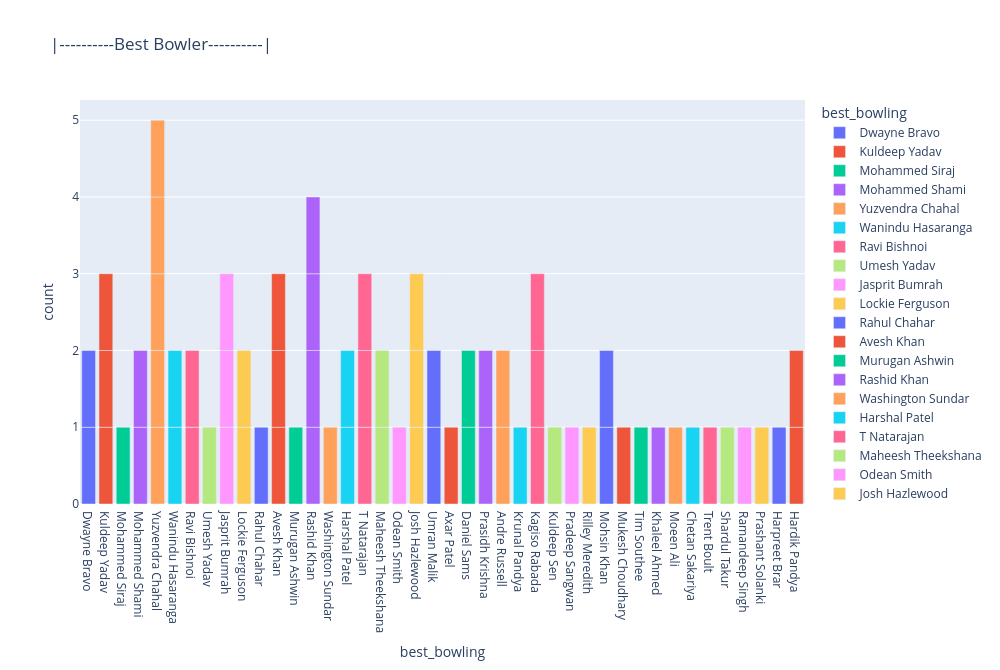

Write notebook code for a chart like this one.
### Markdown cell above
## 3. Extract best bowler list in IPL 2022.

### Code cell
px.bar(data, x ="best_bowling", color ="best_bowling", width = 1000, height = 670
      , title = '|----------Best Bowler----------|')

### Figure 1 — Plotly figure (JSON) as saved in the notebook; plotly's stock layout.template omitted (floating-point values rounded to 4 significant figures)
{"data": [{"alignmentgroup": "True", "hovertemplate": "best_bowling=%{x}<br>count=%{y}<extra></extra>", "legendgroup": "Dwayne Bravo", "marker": {"color": "#636efa", "pattern": {"shape": ""}}, "name": "Dwayne Bravo", "offsetgroup": "Dwayne Bravo", "orientation": "v", "showlegend": true, "textposition": "auto", "type": "bar", "x": ["Dwayne Bravo", "Dwayne Bravo"], "xaxis": "x", "y": [1, 1], "yaxis": "y"}, {"alignmentgroup": "True", "hovertemplate": "best_bowling=%{x}<br>count=%{y}<extra></extra>", "legendgroup": "Kuldeep Yadav", "marker": {"color": "#EF553B", "pattern": {"shape": ""}}, "name": "Kuldeep Yadav", "offsetgroup": "Kuldeep Yadav", "orientation": "v", "showlegend": true, "textposition": "auto", "type": "bar", "x": ["Kuldeep Yadav", "Kuldeep Yadav", "Kuldeep Yadav"], "xaxis": "x", "y": [1, 1, 1], "yaxis": "y"}, {"alignmentgroup": "True", "hovertemplate": "best_bowling=%{x}<br>count=%{y}<extra></extra>", "legendgroup": "Mohammed Siraj", "marker": {"color": "#00cc96", "pattern": {"shape": ""}}, "name": "Mohammed Siraj", "offsetgroup": "Mohammed Siraj", "orientation": "v", "showlegend": true, "textposition": "auto", "type": "bar", "x": ["Mohammed Siraj"], "xaxis": "x", "y": [1], "yaxis": "y"}, {"alignmentgroup": "True", "hovertemplate": "best_bowling=%{x}<br>count=%{y}<extra></extra>", "legendgroup": "Mohammed Shami", "marker": {"color": "#ab63fa", "pattern": {"shape": ""}}, "name": "Mohammed Shami", "offsetgroup": "Mohammed Shami", "orientation": "v", "showlegend": true, "textposition": "auto", "type": "bar", "x": ["Mohammed Shami", "Mohammed Shami"], "xaxis": "x", "y": [1, 1], "yaxis": "y"}, {"alignmentgroup": "True", "hovertemplate": "best_bowling=%{x}<br>count=%{y}<extra></extra>", "legendgroup": "Yuzvendra Chahal", "marker": {"color": "#FFA15A", "pattern": {"shape": ""}}, "name": "Yuzvendra Chahal", "offsetgroup": "Yuzvendra Chahal", "orientation": "v", "showlegend": true, "textposition": "auto", "type": "bar", "x": ["Yuzvendra Chahal", "Yuzvendra Chahal", "Yuzvendra Chahal", "Yuzvendra Chahal", "Yuzvendra Chahal"], "xaxis": "x", "y": [1, 1, 1, 1, 1], "yaxis": "y"}, {"alignmentgroup": "True", "hovertemplate": "best_bowling=%{x}<br>count=%{y}<extra></extra>", "legendgroup": "Wanindu Hasaranga", "marker": {"color": "#19d3f3", "pattern": {"shape": ""}}, "name": "Wanindu Hasaranga", "offsetgroup": "Wanindu Hasaranga", "orientation": "v", "showlegend": true, "textposition": "auto", "type": "bar", "x": ["Wanindu Hasaranga", "Wanindu Hasaranga"], "xaxis": "x", "y": [1, 1], "yaxis": "y"}, {"alignmentgroup": "True", "hovertemplate": "best_bowling=%{x}<br>count=%{y}<extra></extra>", "legendgroup": "Ravi Bishnoi", "marker": {"color": "#FF6692", "pattern": {"shape": ""}}, "name": "Ravi Bishnoi", "offsetgroup": "Ravi Bishnoi", "orientation": "v", "showlegend": true, "textposition": "auto", "type": "bar", "x": ["Ravi Bishnoi", "Ravi Bishnoi"], "xaxis": "x", "y": [1, 1], "yaxis": "y"}, {"alignmentgroup": "True", "hovertemplate": "best_bowling=%{x}<br>count=%{y}<extra></extra>", "legendgroup": "Umesh Yadav", "marker": {"color": "#B6E880", "pattern": {"shape": ""}}, "name": "Umesh Yadav", "offsetgroup": "Umesh Yadav", "orientation": "v", "showlegend": true, "textposition": "auto", "type": "bar", "x": ["Umesh Yadav"], "xaxis": "x", "y": [1], "yaxis": "y"}, {"alignmentgroup": "True", "hovertemplate": "best_bowling=%{x}<br>count=%{y}<extra></extra>", "legendgroup": "Jasprit Bumrah", "marker": {"color": "#FF97FF", "pattern": {"shape": ""}}, "name": "Jasprit Bumrah", "offsetgroup": "Jasprit Bumrah", "orientation": "v", "showlegend": true, "textposition": "auto", "type": "bar", "x": ["Jasprit Bumrah", "Jasprit Bumrah", "Jasprit Bumrah"], "xaxis": "x", "y": [1, 1, 1], "yaxis": "y"}, {"alignmentgroup": "True", "hovertemplate": "best_bowling=%{x}<br>count=%{y}<extra></extra>", "legendgroup": "Lockie Ferguson", "marker": {"color": "#FECB52", "pattern": {"shape": ""}}, "name": "Lockie Ferguson", "offsetgroup": "Lockie Ferguson", "orientation": "v", "showlegend": true, "textposition": "auto", "type": "bar", "x": ["Lockie Ferguson", "Lockie Ferguson"], "xaxis": "x", "y": [1, 1], "yaxis": "y"}, {"alignmentgroup": "True", "hovertemplate": "best_bowling=%{x}<br>count=%{y}<extra></extra>", "legendgroup": "Rahul Chahar", "marker": {"color": "#636efa", "pattern": {"shape": ""}}, "name": "Rahul Chahar", "offsetgroup": "Rahul Chahar", "orientation": "v", "showlegend": true, "textposition": "auto", "type": "bar", "x": ["Rahul Chahar"], "xaxis": "x", "y": [1], "yaxis": "y"}, {"alignmentgroup": "True", "hovertemplate": "best_bowling=%{x}<br>count=%{y}<extra></extra>", "legendgroup": "Avesh Khan", "marker": {"color": "#EF553B", "pattern": {"shape": ""}}, "name": "Avesh Khan", "offsetgroup": "Avesh Khan", "orientation": "v", "showlegend": true, "textposition": "auto", "type": "bar", "x": ["Avesh Khan", "Avesh Khan", "Avesh Khan"], "xaxis": "x", "y": [1, 1, 1], "yaxis": "y"}, {"alignmentgroup": "True", "hovertemplate": "best_bowling=%{x}<br>count=%{y}<extra></extra>", "legendgroup": "Murugan Ashwin", "marker": {"color": "#00cc96", "pattern": {"shape": ""}}, "name": "Murugan Ashwin", "offsetgroup": "Murugan Ashwin", "orientation": "v", "showlegend": true, "textposition": "auto", "type": "bar", "x": ["Murugan Ashwin"], "xaxis": "x", "y": [1], "yaxis": "y"}, {"alignmentgroup": "True", "hovertemplate": "best_bowling=%{x}<br>count=%{y}<extra></extra>", "legendgroup": "Rashid Khan", "marker": {"color": "#ab63fa", "pattern": {"shape": ""}}, "name": "Rashid Khan", "offsetgroup": "Rashid Khan", "orientation": "v", "showlegend": true, "textposition": "auto", "type": "bar", "x": ["Rashid Khan", "Rashid Khan", "Rashid Khan", "Rashid Khan"], "xaxis": "x", "y": [1, 1, 1, 1], "yaxis": "y"}, {"alignmentgroup": "True", "hovertemplate": "best_bowling=%{x}<br>count=%{y}<extra></extra>", "legendgroup": "Washington Sundar", "marker": {"color": "#FFA15A", "pattern": {"shape": ""}}, "name": "Washington Sundar", "offsetgroup": "Washington Sundar", "orientation": "v", "showlegend": true, "textposition": "auto", "type": "bar", "x": ["Washington Sundar"], "xaxis": "x", "y": [1], "yaxis": "y"}, {"alignmentgroup": "True", "hovertemplate": "best_bowling=%{x}<br>count=%{y}<extra></extra>", "legendgroup": "Harshal Patel", "marker": {"color": "#19d3f3", "pattern": {"shape": ""}}, "name": "Harshal Patel", "offsetgroup": "Harshal Patel", "orientation": "v", "showlegend": true, "textposition": "auto", "type": "bar", "x": ["Harshal Patel", "Harshal Patel"], "xaxis": "x", "y": [1, 1], "yaxis": "y"}, {"alignmentgroup": "True", "hovertemplate": "best_bowling=%{x}<br>count=%{y}<extra></extra>", "legendgroup": "T Natarajan", "marker": {"color": "#FF6692", "pattern": {"shape": ""}}, "name": "T Natarajan", "offsetgroup": "T Natarajan", "orientation": "v", "showlegend": true, "textposition": "auto", "type": "bar", "x": ["T Natarajan", "T Natarajan", "T Natarajan"], "xaxis": "x", "y": [1, 1, 1], "yaxis": "y"}, {"alignmentgroup": "True", "hovertemplate": "best_bowling=%{x}<br>count=%{y}<extra></extra>", "legendgroup": "Maheesh Theekshana", "marker": {"color": "#B6E880", "pattern": {"shape": ""}}, "name": "Maheesh Theekshana", "offsetgroup": "Maheesh Theekshana", "orientation": "v", "showlegend": true, "textposition": "auto", "type": "bar", "x": ["Maheesh Theekshana", "Maheesh Theekshana"], "xaxis": "x", "y": [1, 1], "yaxis": "y"}, {"alignmentgroup": "True", "hovertemplate": "best_bowling=%{x}<br>count=%{y}<extra></extra>", "legendgroup": "Odean Smith", "marker": {"color": "#FF97FF", "pattern": {"shape": ""}}, "name": "Odean Smith", "offsetgroup": "Odean Smith", "orientation": "v", "showlegend": true, "textposition": "auto", "type": "bar", "x": ["Odean Smith"], "xaxis": "x", "y": [1], "yaxis": "y"}, {"alignmentgroup": "True", "hovertemplate": "best_bowling=%{x}<br>count=%{y}<extra></extra>", "legendgroup": "Josh Hazlewood", "marker": {"color": "#FECB52", "pattern": {"shape": ""}}, "name": "Josh Hazlewood", "offsetgroup": "Josh Hazlewood", "orientation": "v", "showlegend": true, "textposition": "auto", "type": "bar", "x": ["Josh Hazlewood", "Josh Hazlewood", "Josh Hazlewood"], "xaxis": "x", "y": [1, 1, 1], "yaxis": "y"}, {"alignmentgroup": "True", "hovertemplate": "best_bowling=%{x}<br>count=%{y}<extra></extra>", "legendgroup": "Umran Malik", "marker": {"color": "#636efa", "pattern": {"shape": ""}}, "name": "Umran Malik", "offsetgroup": "Umran Malik", "orientation": "v", "showlegend": true, "textposition": "auto", "type": "bar", "x": ["Umran Malik", "Umran Malik"], "xaxis": "x", "y": [1, 1], "yaxis": "y"}, {"alignmentgroup": "True", "hovertemplate": "best_bowling=%{x}<br>count=%{y}<extra></extra>", "legendgroup": "Axar Patel", "marker": {"color": "#EF553B", "pattern": {"shape": ""}}, "name": "Axar Patel", "offsetgroup": "Axar Patel", "orientation": "v", "showlegend": true, "textposition": "auto", "type": "bar", "x": ["Axar Patel"], "xaxis": "x", "y": [1], "yaxis": "y"}, {"alignmentgroup": "True", "hovertemplate": "best_bowling=%{x}<br>count=%{y}<extra></extra>", "legendgroup": "Daniel Sams", "marker": {"color": "#00cc96", "pattern": {"shape": ""}}, "name": "Daniel Sams", "offsetgroup": "Daniel Sams", "orientation": "v", "showlegend": true, "textposition": "auto", "type": "bar", "x": ["Daniel Sams", "Daniel Sams"], "xaxis": "x", "y": [1, 1], "yaxis": "y"}, {"alignmentgroup": "True", "hovertemplate": "best_bowling=%{x}<br>count=%{y}<extra></extra>", "legendgroup": "Prasidh Krishna", "marker": {"color": "#ab63fa", "pattern": {"shape": ""}}, "name": "Prasidh Krishna", "offsetgroup": "Prasidh Krishna", "orientation": "v", "showlegend": true, "textposition": "auto", "type": "bar", "x": ["Prasidh Krishna", "Prasidh Krishna"], "xaxis": "x", "y": [1, 1], "yaxis": "y"}, {"alignmentgroup": "True", "hovertemplate": "best_bowling=%{x}<br>count=%{y}<extra></extra>", "legendgroup": "Andre Russell", "marker": {"color": "#FFA15A", "pattern": {"shape": ""}}, "name": "Andre Russell", "offsetgroup": "Andre Russell", "orientation": "v", "showlegend": true, "textposition": "auto", "type": "bar", "x": ["Andre Russell", "Andre Russell"], "xaxis": "x", "y": [1, 1], "yaxis": "y"}, {"alignmentgroup": "True", "hovertemplate": "best_bowling=%{x}<br>count=%{y}<extra></extra>", "legendgroup": "Krunal Pandya", "marker": {"color": "#19d3f3", "pattern": {"shape": ""}}, "name": "Krunal Pandya", "offsetgroup": "Krunal Pandya", "orientation": "v", "showlegend": true, "textposition": "auto", "type": "bar", "x": ["Krunal Pandya"], "xaxis": "x", "y": [1], "yaxis": "y"}, {"alignmentgroup": "True", "hovertemplate": "best_bowling=%{x}<br>count=%{y}<extra></extra>", "legendgroup": "Kagiso Rabada", "marker": {"color": "#FF6692", "pattern": {"shape": ""}}, "name": "Kagiso Rabada", "offsetgroup": "Kagiso Rabada", "orientation": "v", "showlegend": true, "textposition": "auto", "type": "bar", "x": ["Kagiso Rabada", "Kagiso Rabada", "Kagiso Rabada"], "xaxis": "x", "y": [1, 1, 1], "yaxis": "y"}, {"alignmentgroup": "True", "hovertemplate": "best_bowling=%{x}<br>count=%{y}<extra></extra>", "legendgroup": "Kuldeep Sen", "marker": {"color": "#B6E880", "pattern": {"shape": ""}}, "name": "Kuldeep Sen", "offsetgroup": "Kuldeep Sen", "orientation": "v", "showlegend": true, "textposition": "auto", "type": "bar", "x": ["Kuldeep Sen"], "xaxis": "x", "y": [1], "yaxis": "y"}, {"alignmentgroup": "True", "hovertemplate": "best_bowling=%{x}<br>count=%{y}<extra></extra>", "legendgroup": "Pradeep Sangwan", "marker": {"color": "#FF97FF", "pattern": {"shape": ""}}, "name": "Pradeep Sangwan", "offsetgroup": "Pradeep Sangwan", "orientation": "v", "showlegend": true, "textposition": "auto", "type": "bar", "x": ["Pradeep Sangwan"], "xaxis": "x", "y": [1], "yaxis": "y"}, {"alignmentgroup": "True", "hovertemplate": "best_bowling=%{x}<br>count=%{y}<extra></extra>", "legendgroup": "Rilley Meredith", "marker": {"color": "#FECB52", "pattern": {"shape": ""}}, "name": "Rilley Meredith", "offsetgroup": "Rilley Meredith", "orientation": "v", "showlegend": true, "textposition": "auto", "type": "bar", "x": ["Rilley Meredith"], "xaxis": "x", "y": [1], "yaxis": "y"}, {"alignmentgroup": "True", "hovertemplate": "best_bowling=%{x}<br>count=%{y}<extra></extra>", "legendgroup": "Mohsin Khan", "marker": {"color": "#636efa", "pattern": {"shape": ""}}, "name": "Mohsin Khan", "offsetgroup": "Mohsin Khan", "orientation": "v", "showlegend": true, "textposition": "auto", "type": "bar", "x": ["Mohsin Khan", "Mohsin Khan"], "xaxis": "x", "y": [1, 1], "yaxis": "y"}, {"alignmentgroup": "True", "hovertemplate": "best_bowling=%{x}<br>count=%{y}<extra></extra>", "legendgroup": "Mukesh Choudhary", "marker": {"color": "#EF553B", "pattern": {"shape": ""}}, "name": "Mukesh Choudhary", "offsetgroup": "Mukesh Choudhary", "orientation": "v", "showlegend": true, "textposition": "auto", "type": "bar", "x": ["Mukesh Choudhary"], "xaxis": "x", "y": [1], "yaxis": "y"}, {"alignmentgroup": "True", "hovertemplate": "best_bowling=%{x}<br>count=%{y}<extra></extra>", "legendgroup": "Tim Southee", "marker": {"color": "#00cc96", "pattern": {"shape": ""}}, "name": "Tim Southee", "offsetgroup": "Tim Southee", "orientation": "v", "showlegend": true, "textposition": "auto", "type": "bar", "x": ["Tim Southee"], "xaxis": "x", "y": [1], "yaxis": "y"}, {"alignmentgroup": "True", "hovertemplate": "best_bowling=%{x}<br>count=%{y}<extra></extra>", "legendgroup": "Khaleel Ahmed", "marker": {"color": "#ab63fa", "pattern": {"shape": ""}}, "name": "Khaleel Ahmed", "offsetgroup": "Khaleel Ahmed", "orientation": "v", "showlegend": true, "textposition": "auto", "type": "bar", "x": ["Khaleel Ahmed"], "xaxis": "x", "y": [1], "yaxis": "y"}, {"alignmentgroup": "True", "hovertemplate": "best_bowling=%{x}<br>count=%{y}<extra></extra>", "legendgroup": "Moeen Ali", "marker": {"color": "#FFA15A", "pattern": {"shape": ""}}, "name": "Moeen Ali", "offsetgroup": "Moeen Ali", "orientation": "v", "showlegend": true, "textposition": "auto", "type": "bar", "x": ["Moeen Ali"], "xaxis": "x", "y": [1], "yaxis": "y"}, {"alignmentgroup": "True", "hovertemplate": "best_bowling=%{x}<br>count=%{y}<extra></extra>", "legendgroup": "Chetan Sakariya", "marker": {"color": "#19d3f3", "pattern": {"shape": ""}}, "name": "Chetan Sakariya", "offsetgroup": "Chetan Sakariya", "orientation": "v", "showlegend": true, "textposition": "auto", "type": "bar", "x": ["Chetan Sakariya"], "xaxis": "x", "y": [1], "yaxis": "y"}, {"alignmentgroup": "True", "hovertemplate": "best_bowling=%{x}<br>count=%{y}<extra></extra>", "legendgroup": "Trent Boult", "marker": {"color": "#FF6692", "pattern": {"shape": ""}}, "name": "Trent Boult", "offsetgroup": "Trent Boult", "orientation": "v", "showlegend": true, "textposition": "auto", "type": "bar", "x": ["Trent Boult"], "xaxis": "x", "y": [1], "yaxis": "y"}, {"alignmentgroup": "True", "hovertemplate": "best_bowling=%{x}<br>count=%{y}<extra></extra>", "legendgroup": "Shardul Takur", "marker": {"color": "#B6E880", "pattern": {"shape": ""}}, "name": "Shardul Takur", "offsetgroup": "Shardul Takur", "orientation": "v", "showlegend": true, "textposition": "auto", "type": "bar", "x": ["Shardul Takur"], "xaxis": "x", "y": [1], "yaxis": "y"}, {"alignmentgroup": "True", "hovertemplate": "best_bowling=%{x}<br>count=%{y}<extra></extra>", "legendgroup": "Ramandeep Singh", "marker": {"color": "#FF97FF", "pattern": {"shape": ""}}, "name": "Ramandeep Singh", "offsetgroup": "Ramandeep Singh", "orientation": "v", "showlegend": true, "textposition": "auto", "type": "bar", "x": ["Ramandeep Singh"], "xaxis": "x", "y": [1], "yaxis": "y"}, {"alignmentgroup": "True", "hovertemplate": "best_bowling=%{x}<br>count=%{y}<extra></extra>", "legendgroup": "Prashant Solanki", "marker": {"color": "#FECB52", "pattern": {"shape": ""}}, "name": "Prashant Solanki", "offsetgroup": "Prashant Solanki", "orientation": "v", "showlegend": true, "textposition": "auto", "type": "bar", "x": ["Prashant Solanki"], "xaxis": "x", "y": [1], "yaxis": "y"}, {"alignmentgroup": "True", "hovertemplate": "best_bowling=%{x}<br>count=%{y}<extra></extra>", "legendgroup": "Harpreet Brar", "marker": {"color": "#636efa", "pattern": {"shape": ""}}, "name": "Harpreet Brar", "offsetgroup": "Harpreet Brar", "orientation": "v", "showlegend": true, "textposition": "auto", "type": "bar", "x": ["Harpreet Brar"], "xaxis": "x", "y": [1], "yaxis": "y"}, {"alignmentgroup": "True", "hovertemplate": "best_bowling=%{x}<br>count=%{y}<extra></extra>", "legendgroup": "Hardik Pandya", "marker": {"color": "#EF553B", "pattern": {"shape": ""}}, "name": "Hardik Pandya", "offsetgroup": "Hardik Pandya", "orientation": "v", "showlegend": true, "textposition": "auto", "type": "bar", "x": ["Hardik Pandya", "Hardik Pandya"], "xaxis": "x", "y": [1, 1], "yaxis": "y"}], "layout": {"barmode": "relative", "height": 670, "legend": {"title": {"text": "best_bowling"}, "tracegroupgap": 0}, "title": {"text": "|----------Best Bowler----------|"}, "width": 1000, "xaxis": {"anchor": "y", "autorange": true, "categoryarray": ["Dwayne Bravo", "Kuldeep Yadav", "Mohammed Siraj", "Mohammed Shami", "Yuzvendra Chahal", "Wanindu Hasaranga", "Ravi Bishnoi", "Umesh Yadav", "Jasprit Bumrah", "Lockie Ferguson", "Rahul Chahar", "Avesh Khan", "Murugan Ashwin", "Rashid Khan", "Washington Sundar", "Harshal Patel", "T Natarajan", "Maheesh Theekshana", "Odean Smith", "Josh Hazlewood", "Umran Malik", "Axar Patel", "Daniel Sams", "Prasidh Krishna", "Andre Russell", "Krunal Pandya", "Kagiso Rabada", "Kuldeep Sen", "Pradeep Sangwan", "Rilley Meredith", "Mohsin Khan", "Mukesh Choudhary", "Tim Southee", "Khaleel Ahmed", "Moeen Ali", "Chetan Sakariya", "Trent Boult", "Shardul Takur", "Ramandeep Singh", "Prashant Solanki", "Harpreet Brar", "Hardik Pandya"], "categoryorder": "array", "domain": [0, 1], "range": [-0.5, 41.5], "title": {"text": "best_bowling"}, "type": "category"}, "yaxis": {"anchor": "x", "autorange": true, "domain": [0, 1], "range": [0, 5.263], "title": {"text": "count"}, "type": "linear"}}}
